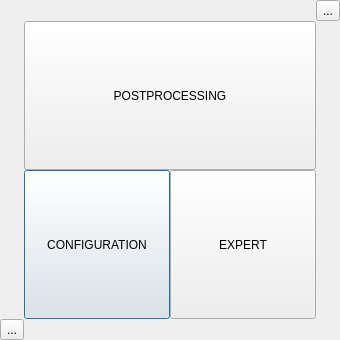
<?xml version="1.0" encoding="UTF-8"?>
<ui version="4.0">
 <class>WelcomeDialog</class>
 <widget class="QDialog" name="WelcomeDialog">
  <property name="geometry">
   <rect>
    <x>0</x>
    <y>0</y>
    <width>340</width>
    <height>340</height>
   </rect>
  </property>
  <property name="sizePolicy">
   <sizepolicy hsizetype="Fixed" vsizetype="Fixed">
    <horstretch>0</horstretch>
    <verstretch>0</verstretch>
   </sizepolicy>
  </property>
  <property name="windowTitle">
   <string>Accueil Matisse</string>
  </property>
  <layout class="QHBoxLayout" name="horizontalLayout">
   <property name="spacing">
    <number>0</number>
   </property>
   <property name="leftMargin">
    <number>0</number>
   </property>
   <property name="topMargin">
    <number>0</number>
   </property>
   <property name="rightMargin">
    <number>0</number>
   </property>
   <property name="bottomMargin">
    <number>0</number>
   </property>
   <item>
    <layout class="QGridLayout" name="gridLayoutWidget">
     <property name="spacing">
      <number>0</number>
     </property>
     <item row="0" column="2">
      <widget class="QToolButton" name="_TBU_welcomeCloseButton">
       <property name="text">
        <string>...</string>
       </property>
       <property name="icon">
        <iconset resource="icons.qrc">
         <normaloff>:/qss_icons/icons/fermer.svg</normaloff>:/qss_icons/icons/fermer.svg</iconset>
       </property>
       <property name="iconSize">
        <size>
         <width>20</width>
         <height>20</height>
        </size>
       </property>
      </widget>
     </item>
     <item row="1" column="2">
      <spacer name="verticalSpacer">
       <property name="orientation">
        <enum>Qt::Vertical</enum>
       </property>
       <property name="sizeHint" stdset="0">
        <size>
         <width>20</width>
         <height>30</height>
        </size>
       </property>
      </spacer>
     </item>
     <item row="1" column="0">
      <spacer name="verticalSpacer_2">
       <property name="orientation">
        <enum>Qt::Vertical</enum>
       </property>
       <property name="sizeHint" stdset="0">
        <size>
         <width>20</width>
         <height>40</height>
        </size>
       </property>
      </spacer>
     </item>
     <item row="2" column="0">
      <widget class="QToolButton" name="_TBU_welcomeEmptyButton">
       <property name="enabled">
        <bool>true</bool>
       </property>
       <property name="text">
        <string>...</string>
       </property>
       <property name="icon">
        <iconset resource="icons.qrc">
         <normaloff>:/qss_icons/icons/blank_button.svg</normaloff>:/qss_icons/icons/blank_button.svg</iconset>
       </property>
       <property name="iconSize">
        <size>
         <width>20</width>
         <height>20</height>
        </size>
       </property>
      </widget>
     </item>
     <item row="1" column="1">
      <layout class="QGridLayout" name="gridLayout">
       <property name="leftMargin">
        <number>0</number>
       </property>
       <property name="topMargin">
        <number>0</number>
       </property>
       <property name="spacing">
        <number>0</number>
       </property>
       <item row="1" column="0">
        <widget class="QPushButton" name="configModeLauncherButton">
         <property name="sizePolicy">
          <sizepolicy hsizetype="Fixed" vsizetype="Expanding">
           <horstretch>0</horstretch>
           <verstretch>0</verstretch>
          </sizepolicy>
         </property>
         <property name="minimumSize">
          <size>
           <width>0</width>
           <height>0</height>
          </size>
         </property>
         <property name="maximumSize">
          <size>
           <width>10000</width>
           <height>10000</height>
          </size>
         </property>
         <property name="text">
          <string>CONFIGURATION</string>
         </property>
        </widget>
       </item>
       <item row="1" column="1">
        <widget class="QPushButton" name="progModeLauncherButton">
         <property name="sizePolicy">
          <sizepolicy hsizetype="Fixed" vsizetype="Expanding">
           <horstretch>0</horstretch>
           <verstretch>0</verstretch>
          </sizepolicy>
         </property>
         <property name="minimumSize">
          <size>
           <width>0</width>
           <height>0</height>
          </size>
         </property>
         <property name="maximumSize">
          <size>
           <width>100000</width>
           <height>100000</height>
          </size>
         </property>
         <property name="text">
          <string>EXPERT</string>
         </property>
        </widget>
       </item>
       <item row="0" column="0" colspan="2">
        <widget class="QPushButton" name="deferredTimeModeLauncherButton">
         <property name="sizePolicy">
          <sizepolicy hsizetype="Expanding" vsizetype="Expanding">
           <horstretch>0</horstretch>
           <verstretch>0</verstretch>
          </sizepolicy>
         </property>
         <property name="maximumSize">
          <size>
           <width>10000</width>
           <height>10000</height>
          </size>
         </property>
         <property name="text">
          <string>POSTPROCESSING</string>
         </property>
        </widget>
       </item>
      </layout>
     </item>
    </layout>
   </item>
  </layout>
 </widget>
 <resources>
  <include location="icons.qrc"/>
 </resources>
 <connections/>
</ui>
